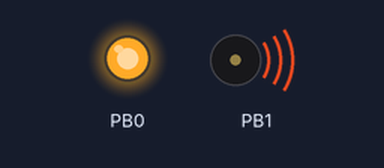
Simulated run of this sketch. Board: ATtiny85, built with avr-gcc and run on an emulated ATtiny85. Parts: output pins drawn as LEDs (lit = HIGH), buzzer (waves = sounding). Sleep ends after the set time or at an interrupt; pins used as bus, display or sensor lines are not drawn.

Above: at 0.3 s.
At 13.5 s:
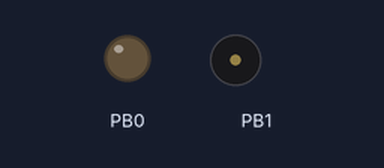
Timing chart, 0 to 18.8 s (numbered marks = the images above):
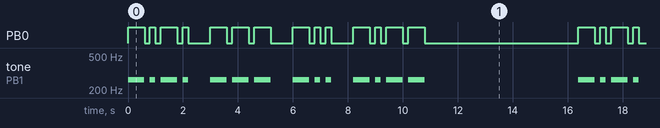

The sketch:

MorseBeepy.ino
```cpp
#include <avr/sleep.h>
#include <avr/power.h>
#include <avr/wdt.h>

#define LED_PIN (13)

volatile int f_wdt=1;


/***************************************************
 *  Name:        ISR(WDT_vect)
 *
 *  Returns:     Nothing.
 *
 *  Parameters:  None.
 *
 *  Description: Watchdog Interrupt Service. This
 *               is executed when watchdog timed out.
 *
 ***************************************************/
ISR(WDT_vect)
{
  if(f_wdt == 0)
  {
    f_wdt=1;
  }
  else
  {
//    Serial.println("WDT Overrun!!!");
  }
}


/***************************************************
 *  Name:        enterSleep
 *
 *  Returns:     Nothing.
 *
 *  Parameters:  None.
 *
 *  Description: Enters the arduino into sleep mode.
 *
 ***************************************************/
void enterSleep(void)
{
  set_sleep_mode(SLEEP_MODE_PWR_DOWN);   /* EDIT: could also use SLEEP_MODE_PWR_DOWN for lowest power consumption. */
  sleep_enable();

  /* Now enter sleep mode. */
  sleep_mode();

  /* The program will continue from here after the WDT timeout*/
  sleep_disable(); /* First thing to do is disable sleep. */

  /* Re-enable the peripherals. */
  power_all_enable();
  /* Disable Analog to Digital Converter to preserve power */
  (ADCSRA &= ~(1<<ADEN));
}

int morseUnit;

void TinyTone(unsigned char divisor, unsigned char octave, unsigned long duration)
{
 // TCCR1 = 0x90 | (8-octave); // for 1MHz clock
  TCCR1 = 0x90 | (11-octave); // for 8MHz clock
  OCR1C = divisor-1;         // set the OCR
  delay(duration);
  TCCR1 = 0x90;              // stop the counter
}

void morseLetterSpace() {
  delay((3 * morseUnit));
}

void morseDot() {
  digitalWrite(0, HIGH);
  TinyTone(239,4,morseUnit);
  digitalWrite(0, LOW);
  delay(morseUnit);
}

void morseDash() {
  digitalWrite(0, HIGH);
  TinyTone(239,4,(3 * morseUnit));
  digitalWrite(0, LOW);
  delay(morseUnit);
}


void morseWordSpace() {
  delay((7 * morseUnit));
}

void morseA() {
  morseDot();
  morseDash();
  morseLetterSpace();
}

void morseB() {
  morseDash();
  morseDot();
  morseDot();
  morseDot();
  morseLetterSpace();
}

void morseC() {
  morseDash();
  morseDot();
  morseDash();
  morseDot();
  morseLetterSpace();
}

void morseD() {
  morseDash();
  morseDot();
  morseDot();
  morseLetterSpace();
}

void morseE() {
  morseDot();
  morseLetterSpace();
}

void morseF() {
  morseDot();
  morseDot();
  morseDash();
  morseDot();
  morseLetterSpace();
}

void morseG() {
  morseDash();
  morseDash();
  morseDot();
  morseLetterSpace();
}

void morseH() {
  morseDot();
  morseDot();
  morseDot();
  morseDot();
  morseLetterSpace();
}

void morseI() {
  morseDot();
  morseDot();
  morseLetterSpace();
}

void morseJ() {
  morseDot();
  morseDash();
  morseDash();
  morseDash();
  morseLetterSpace();
}

void morseK() {
  morseDash();
  morseDot();
  morseDash();
  morseLetterSpace();
}

void morseL() {
  morseDot();
  morseDash();
  morseDot();
  morseDot();
  morseLetterSpace();
}

void morseM() {
  morseDash();
  morseDash();
  morseLetterSpace();
}

void morseN() {
  morseDash();
  morseDot();
  morseLetterSpace();
}

void morseO() {
  morseDash();
  morseDash();
  morseDash();
  morseLetterSpace();
}

void morseP() {
  morseDot();
  morseDash();
  morseDash();
  morseDot();
  morseLetterSpace();
}

void morseQ() {
  morseDash();
  morseDash();
  morseDot();
  morseDash();
  morseLetterSpace();
}

void morseR() {
  morseDot();
  morseDash();
  morseDot();
  morseLetterSpace();
}

void morseS() {
  morseDot();
  morseDot();
  morseDot();
  morseLetterSpace();
}

void morseT() {
  morseDash();
  morseLetterSpace();
}

void morseU() {
  morseDot();
  morseDot();
  morseDash();
  morseLetterSpace();
}

void morseV() {
  morseDot();
  morseDot();
  morseDot();
  morseDash();
  morseLetterSpace();
}

void morseW() {
  morseDot();
  morseDash();
  morseDash();
  morseLetterSpace();
}

void morseX() {
  morseDash();
  morseDot();
  morseDot();
  morseDash();
  morseLetterSpace();
}

void morseY() {
  morseDash();
  morseDot();
  morseDash();
  morseDash();
  morseLetterSpace();
}

void morseZ() {
  morseDash();
  morseDash();
  morseDot();
  morseDot();
}

void setup()
{
  /* Enable output on pins for LED and Piezo Buzzer */
  pinMode(0, OUTPUT);
  pinMode(1, OUTPUT);

  /* Disable Analog to Digital Converter to preserve power */
  (ADCSRA &= ~(1<<ADEN));

  /*** Setup the WDT ***/

  /* Clear the reset flag. */
  MCUSR &= ~(1<<WDRF);

  /* In order to change WDE or the prescaler, we need to
   * set WDCE (This will allow updates for 4 clock cycles).
   */
  WDTCR |= (1<<WDCE) | (1<<WDE);

  /* set new watchdog timeout prescaler value */
  WDTCR = 1<<WDP0 | 1<<WDP3; /* 8.0 seconds */

  /* Enable the WD interrupt (note no reset). */
  WDTCR |= _BV(WDIE);

  morseUnit = 200;
}


void loop()
{

  if(f_wdt == 1)
  {
    morseC();
    morseO();
    morseD();
    morseY();
//    morseWordSpace();

    /* Don't forget to clear the flag. */
    f_wdt = 0;

    /* Re-enter sleep mode. */
    enterSleep();
  }
  else
  {
    /* Do nothing. */
  }

}
```

Measured:
- by itself, PB0: moves between LOW and HIGH, repeating every 16.4 s
- by itself, tone on PB1: plays 262 Hz for 0.60 s, 262 Hz for 0.20 s, 262 Hz for 0.60 s, 262 Hz for 0.20 s, 262 Hz for 0.60 s, 262 Hz for 0.60 s … (112 notes in this stretch)
